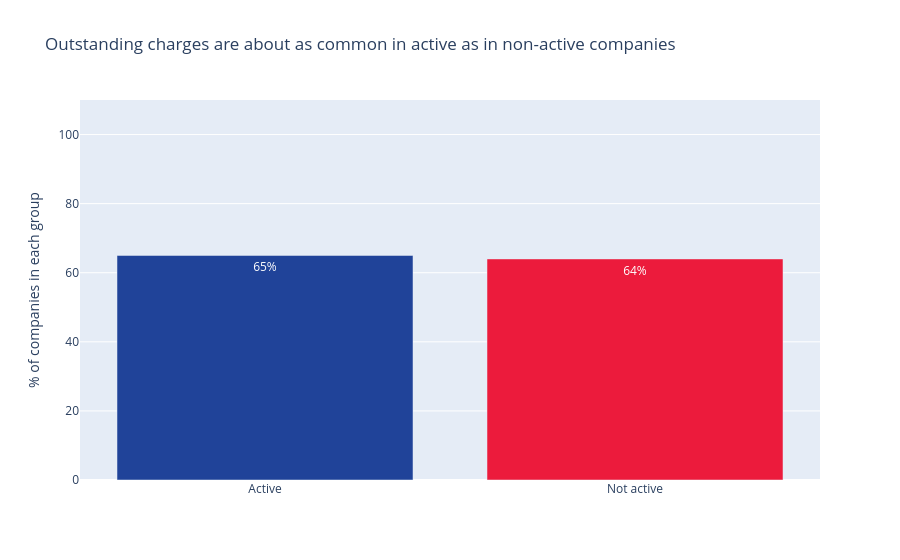

Write notebook code for a chart like this one.
### Markdown cell above
The chart compares the two groups.

### Code cell
outstanding_percent = comparison["outstanding_charges_percent"]

# Turn each percentage into a label like "65%" to show on its bar
bar_labels = []
for value in outstanding_percent:
    bar_labels.append(f"{value:.0f}%")

# One bar per group, each with its percentage on it
fig = px.bar(x=outstanding_percent.index, y=outstanding_percent.values, text=bar_labels,
             color=outstanding_percent.index, color_discrete_sequence=[BDO_BLUE, BDO_RED],
             labels={"x": "", "y": "% of companies in each group"},
             title="Outstanding charges are about as common in active as in non-active companies")

# No legend needed, as each bar is already labelled; run the y-axis from 0 to 110 so the labels fit
fig.update_layout(showlegend=False, yaxis_range=[0, 110])
fig.show()

### Figure 1 — Plotly figure (JSON) as saved in the notebook; plotly's stock layout.template omitted (floating-point values rounded to 4 significant figures)
{"data": [{"hovertemplate": "color=Active<br>=%{x}<br>% of companies in each group=%{y}<br>text=%{text}<extra></extra>", "legendgroup": "Active", "marker": {"color": "#204399", "pattern": {"shape": ""}}, "name": "Active", "orientation": "v", "showlegend": true, "text": ["65%"], "textposition": "auto", "type": "bar", "x": ["Active"], "xaxis": "x", "y": [65.0], "yaxis": "y"}, {"hovertemplate": "color=Not active<br>=%{x}<br>% of companies in each group=%{y}<br>text=%{text}<extra></extra>", "legendgroup": "Not active", "marker": {"color": "#ec1b3c", "pattern": {"shape": ""}}, "name": "Not active", "orientation": "v", "showlegend": true, "text": ["64%"], "textposition": "auto", "type": "bar", "x": ["Not active"], "xaxis": "x", "y": [64.0], "yaxis": "y"}], "layout": {"barmode": "relative", "legend": {"title": {"text": "color"}, "tracegroupgap": 0}, "showlegend": false, "title": {"text": "Outstanding charges are about as common in active as in non-active companies"}, "xaxis": {"anchor": "y", "domain": [0, 1], "title": {"text": ""}}, "yaxis": {"anchor": "x", "domain": [0, 1], "range": [0, 110], "title": {"text": "% of companies in each group"}}}}
